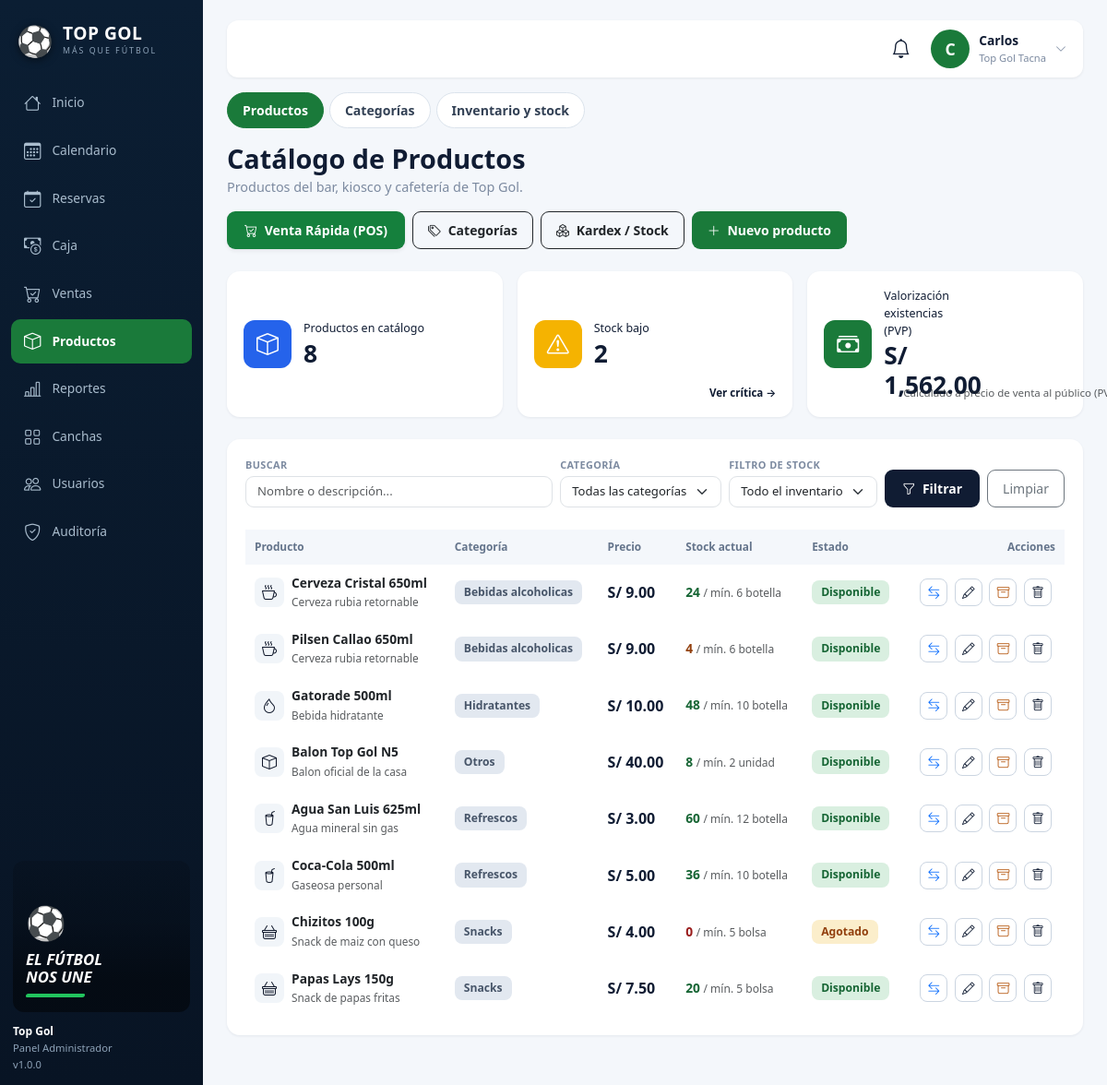
The app's page /admin/productos (signed in) with its own data.
### tables this page shows
CREATE TABLE IF NOT EXISTS `productos` (
  `id`           INT NOT NULL AUTO_INCREMENT,
  `nombre`       VARCHAR(100) NOT NULL,
  `descripcion`  VARCHAR(255) DEFAULT NULL,
  `categoria`    ENUM('refrescos','bebidas_alcoholicas','snacks','hidratantes','otros') NOT NULL DEFAULT 'otros',
  `categoria_id` INT UNSIGNED NULL,
  `precio`       DECIMAL(10,2) NOT NULL,
  `stock`        INT NOT NULL DEFAULT 0,
  `stock_minimo` INT NOT NULL DEFAULT 5,
  `unidad`       VARCHAR(20) NOT NULL DEFAULT 'unidad',
  `estado`       ENUM('disponible','agotado','descontinuado') NOT NULL DEFAULT 'disponible',
  `created_at`   TIMESTAMP NOT NULL DEFAULT CURRENT_TIMESTAMP,
  `updated_at`   TIMESTAMP NOT NULL DEFAULT CURRENT_TIMESTAMP ON UPDATE CURRENT_TIMESTAMP,
  PRIMARY KEY (`id`),
  KEY `idx_producto_categoria` (`categoria`),
  KEY `idx_producto_estado`    (`estado`),
  CONSTRAINT `fk_productos_categoria` FOREIGN KEY (`categoria_id`) REFERENCES `categorias` (`id`) ON DELETE RESTRICT ON UPDATE CASCADE
);

CREATE TABLE IF NOT EXISTS `categorias` (
  `id`          INT UNSIGNED AUTO_INCREMENT PRIMARY KEY,
  `nombre`      VARCHAR(60) NOT NULL,
  `slug`        VARCHAR(60) NOT NULL UNIQUE,
  `descripcion` VARCHAR(255) NULL,
  `icono`       VARCHAR(30) NOT NULL DEFAULT 'bi-box',
  `activo`      TINYINT(1) NOT NULL DEFAULT 1,
  `created_at`  DATETIME NOT NULL DEFAULT CURRENT_TIMESTAMP,
  `updated_at`  DATETIME NOT NULL DEFAULT CURRENT_TIMESTAMP ON UPDATE CURRENT_TIMESTAMP
);

### app/Views/productos/index.php (the view, shortened to what the rows shown need)
<?php
$busqueda = $busqueda ?? '';
$estCls = static fn(string $e): string => match ($e) {
    'disponible' => 'ok', 'agotado' => 'warn', 'descontinuado' => 'fin', default => 'fin',
};
?>
<?php require VIEWS_PATH . DIRECTORY_SEPARATOR . 'layout' . DIRECTORY_SEPARATOR . 'admin_top.php'; ?>
<div class="d-flex align-items-start justify-content-between gap-3 flex-wrap mb-4">
    <div>
        <h1 class="adm-h1">Catálogo de Productos</h1>
        <p class="adm-sub">Productos del bar, kiosco y cafetería de Top Gol.</p>
    </div>
    <div class="d-flex gap-2 flex-wrap">
        <a href="<?= url('/admin/ventas/pos') ?>" class="btn btn-sm fw-bold shadow-sm" style="background:#15803d;color:#fff;border-radius:9px;padding:9px 18px;">
            <i class="bi bi-cart-check me-1"></i> Venta Rápida (POS)
        </a>
        <a href="<?= url('/admin/categorias') ?>" class="btn btn-sm btn-outline-dark fw-bold" style="border-radius:9px;padding:9px 16px;">
            <i class="bi bi-tags me-1"></i> Categorías
        </a>
        <a href="<?= url('/admin/inventario') ?>" class="btn btn-sm btn-outline-dark fw-bold" style="border-radius:9px;padding:9px 16px;">
            <i class="bi bi-boxes me-1"></i> Kardex / Stock
        </a>
        <a href="<?= url('/admin/productos/crear') ?>" class="btn btn-sm fw-bold" style="background:#1a7a3a;color:#fff;border-radius:9px;padding:9px 16px;">
            <i class="bi bi-plus-lg me-1"></i> Nuevo producto
        </a>
    </div>
</div>
<div class="row g-3 mb-4">
    <div class="col-md-4">
        <div class="kpi">
            <span class="kpi-ico b"><i class="bi bi-box"></i></span>
            <div><small class="lbl">Productos en catálogo</small><div class="val"><?= count($productos) ?></div></div>
        </div>
    </div>
    <div class="col-md-4">
        <div class="kpi">
            <span class="kpi-ico y"><i class="bi bi-exclamation-triangle"></i></span>
            <div><small class="lbl">Stock bajo</small><div class="val"><?= (int)($stockBajo ?? 0) ?></div></div>
            <div class="foot"><a href="<?= url('/admin/productos?filtro=stock_bajo') ?>">Ver crítica →</a></div>
        </div>
    </div>
    <div class="col-md-4">
        <div class="kpi">
            <span class="kpi-ico g"><i class="bi bi-cash-stack"></i></span>
            <div><small class="lbl">Valorización existencias (PVP)</small><div class="val">S/ <?= number_format((float)($valorizacion ?? 0), 2) ?></div></div>
            <div class="foot text-muted" style="font-size:.72rem;">Calculado a precio de venta al público (PVP)</div>
        </div>
    </div>
</div>
<div class="panel-2 mb-4">
    <form action="<?= url('/admin/productos') ?>" method="GET" class="f-bar">
        <div class="fld" style="flex:1;min-width:180px;">
            <label for="pq">Buscar</label>
            <input type="text" class="form-control" id="pq" name="q" value="<?= htmlspecialchars($busqueda) ?>" placeholder="Nombre o descripción...">
        </div>
        <div class="fld">
            <label for="pcat">Categoría</label>
            <select class="form-select" id="pcat" name="categoria">
                <option value="">Todas las categorías</option>
            </select>
        </div>
        <div class="fld">
            <label for="pfiltro">Filtro de stock</label>
            <select class="form-select" id="pfiltro" name="filtro">
                <option value="">Todo el inventario</option>
            </select>
        </div>
        <button type="submit" class="btn btn-sm fw-bold" style="background:#101c33;color:#fff;border-radius:9px;padding:9px 18px;">
            <i class="bi bi-funnel me-1"></i> Filtrar
        </button>
        <a href="<?= url('/admin/productos') ?>" class="btn btn-sm btn-outline-secondary" style="border-radius:9px;padding:9px 16px;">Limpiar</a>
    </form>
    <br>
    <div class="table-responsive">
        <table class="tbl align-middle">
            <thead>
                <tr>
                    <th>Producto</th>
                    <th>Categoría</th>
                    <th>Precio</th>
                    <th>Stock actual</th>
                    <th>Estado</th>
                    <th class="text-end" style="min-width:140px;">Acciones</th>
                </tr>
            </thead>
            <tbody>
                <?php if (empty($productos)): ?>
                    <tr><td colspan="6" class="text-center text-muted py-4">No hay productos con los filtros seleccionados.</td></tr>
                <?php else: ?>
                    <?php foreach ($productos as $p): ?>
                        <?php
                            $stock = (int)$p['stock'];
                            $min = (int)$p['stock_minimo'];
                            $stockCls = $stock <= 0 ? 'stock-cero' : ($stock <= $min ? 'stock-bajo' : 'stock-ok');
                            $ico = $p['categoria_icono'] ?: 'bi-box';
                        ?>
                        <tr>
                            <td>
                                <div class="d-flex align-items-center gap-2">
                                    <div style="width:32px;height:32px;border-radius:8px;background:#f1f5f9;color:#0f172a;display:flex;align-items:center;justify-content:center;font-size:1rem;">
                                        <i class="bi <?= htmlspecialchars($ico) ?>"></i>
                                    </div>
                                    <div>
                                        <div class="fw-bold text-dark"><?= htmlspecialchars($p['nombre']) ?></div>
                                        <?php if (!empty($p['descripcion'])): ?>
                                            <small class="text-muted" style="font-size:.74rem;"><?= htmlspecialchars($p['descripcion']) ?></small>
                                        <?php endif; ?>
                                    </div>
                                </div>
                            </td>
                            <td>
                                <span class="pill fin"><?= htmlspecialchars($p['categoria_nombre'] ?? ucfirst((string)$p['categoria'])) ?></span>
                            </td>
                            <td class="fw-bold fs-6">S/ <?= number_format((float)$p['precio'], 2) ?></td>
                            <td>
                                <span class="<?= $stockCls ?>"><?= $stock ?></span>
                                <small class="text-muted">/ mín. <?= $min ?> <?= htmlspecialchars($p['unidad']) ?></small>
                            </td>
                            <td>
                                <span class="pill <?= $estCls($p['estado']) ?>">
                                    <?= ucfirst($p['estado']) ?>
                                </span>
                            </td>
                            <td class="text-end" style="white-space:nowrap;">
                                <button type="button" class="btn-mini btn-stock"
                                        data-id="<?= (int)$p['id'] ?>"
                                        data-nombre="<?= htmlspecialchars($p['nombre']) ?>"
                                        data-stock="<?= $stock ?>"
                                        title="Ajustar Stock (Ingreso / Salida)">
                                    <i class="bi bi-arrow-left-right text-primary"></i>
                                </button>
                                <a href="<?= url('/admin/productos/editar/' . $p['id']) ?>" class="btn-mini" title="Editar">
                                    <i class="bi bi-pencil"></i>
                                </a>
                                <?php if ($p['estado'] !== 'descontinuado'): ?>
                                    <form action="<?= url('/admin/productos/descontinuar/' . $p['id']) ?>" method="POST" class="d-inline"
                                          data-swal-title="¿Descontinuar producto?"
                                          data-swal-icon="warning"
                                          data-swal-color="#d97706"
                                          data-swal-confirm="¿Marcar &quot;<?= htmlspecialchars($p['nombre'], ENT_QUOTES) ?>&quot; como descontinuado?"
                                          data-swal-btn="Sí, descontinuar">
                                        <button type="submit" class="btn-mini" title="Descontinuar (ocultar de venta)">
                                            <i class="bi bi-archive text-warning"></i>
                                        </button>
                                    </form>
                                <?php endif; ?>
                                <form action="<?= url('/admin/productos/eliminar/' . $p['id']) ?>" method="POST" class="d-inline"
                                      data-swal-title="¿Eliminar producto?"
                                      data-swal-confirm="¿Intentar eliminar &quot;<?= htmlspecialchars($p['nombre'], ENT_QUOTES) ?>&quot; del catálogo?"
                                      data-swal-btn="Sí, eliminar">
                                    <button type="submit" class="btn-mini bad" title="Eliminar">
                                        <i class="bi bi-trash"></i>
                                    </button>
                                </form>
                            </td>
                        </tr>
                    <?php endforeach; ?>
                <?php endif; ?>
            </tbody>
        </table>
    </div>
</div>
<?php require VIEWS_PATH . DIRECTORY_SEPARATOR . 'layout' . DIRECTORY_SEPARATOR . 'admin_bottom.php'; ?>

### app/Core/Router.php (shortened to what the rows shown need)
<?php
class Router {
    private array $rutas = [
        'GET'  => [],
        'POST' => []
    ];
    private function registrar(string $metodo, string $ruta, string $accion, array $middlewares): void {
        $rutaNormalizada = '/' . trim($ruta, '/');
        preg_match_all('/\{([a-zA-Z0-9_]+)\}/', $rutaNormalizada, $matches);
        $nombresParametros = $matches[1] ?? [];
        $regex = preg_replace('/\{[a-zA-Z0-9_]+\}/', '([^/]+)', $rutaNormalizada);
        $regexFinal = '#^' . $regex . '$#';
        $this->rutas[$metodo][] = [
            'ruta'        => $rutaNormalizada,
            'regex'       => $regexFinal,
            'accion'      => $accion,
            'params'      => $nombresParametros,
            'middlewares' => $middlewares
        ];
    }
    public function dispatch(): void {
        $metodo = $_SERVER['REQUEST_METHOD'] ?? 'GET';
        $uri = $this->obtenerRutaActual();
        foreach ($this->rutas[$metodo] as $rutaInfo) {
            if (preg_match($rutaInfo['regex'], $uri, $matches)) {
                array_shift($matches);
                $this->ejecutarAccion($rutaInfo['accion'], $matches);
                return;
            }
        }
    }
    private function obtenerRutaActual(): string {
        if (!empty($_GET['url']) && $_GET['url'] !== 'index.php') {
            $uri = '/' . trim((string)$_GET['url'], '/');
            $uri = preg_replace('#^/public(/|$)#', '$1', $uri);
            $uri = '/' . trim($uri, '/');
            return $uri === '//' ? '/' : $uri;
        }
        $requestUri = $_SERVER['REQUEST_URI'] ?? '/';
        $requestUri = preg_replace('#^/public(/|$)#', '$1', $requestUri);
        $requestUri = preg_replace('#^/index\.php(/|$)#', '$1', $requestUri);
        $uri = '/' . trim($requestUri, '/');
        return $uri === '//' ? '/' : $uri;
    }
    private function ejecutarAccion(string $accion, array $params): void {
        [$controladorNombre, $metodo] = explode('@', $accion);
        $controlador = new $claseCompleta();
        call_user_func_array([$controlador, $metodo], $params);
    }
}

### records on screen
productos: nombre "Cerveza Cristal 650ml", descripcion "Cerveza rubia retornable", categoria.nombre "Bebidas alcoholicas", precio "9.00", stock "24", stock_minimo "6", unidad "botella", estado "Disponible"
productos: nombre "Pilsen Callao 650ml", descripcion "Cerveza rubia retornable", categoria.nombre "Bebidas alcoholicas", precio "9.00", stock "4", stock_minimo "6", unidad "botella", estado "Disponible"
productos: nombre "Gatorade 500ml", descripcion "Bebida hidratante", categoria.nombre "Hidratantes", precio "10.00", stock "48", stock_minimo "10", unidad "botella", estado "Disponible"
productos: nombre "Balon Top Gol N5", descripcion "Balon oficial de la casa", categoria.nombre "Otros", precio "40.00", stock "8", stock_minimo "2", unidad "unidad", estado "Disponible"
productos: nombre "Agua San Luis 625ml", descripcion "Agua mineral sin gas", categoria.nombre "Refrescos", precio "3.00", stock "60", stock_minimo "12", unidad "botella", estado "Disponible"
productos: nombre "Coca-Cola 500ml", descripcion "Gaseosa personal", categoria.nombre "Refrescos", precio "5.00", stock "36", stock_minimo "10", unidad "botella", estado "Disponible"
productos: nombre "Chizitos 100g", descripcion "Snack de maiz con queso", categoria.nombre "Snacks", precio "4.00", stock "0", stock_minimo "5", unidad "bolsa", estado "Agotado"
productos: nombre "Papas Lays 150g", descripcion "Snack de papas fritas", categoria.nombre "Snacks", precio "7.50", stock "20", stock_minimo "5", unidad "bolsa", estado "Disponible"

### other values on screen
$itemNav['label'] "Inicio"
$itemNav['label'] "Calendario"
$itemNav['label'] "Reservas"
$itemNav['label'] "Caja"
$itemNav['label'] "Ventas"
$itemNav['label'] "Productos"
$itemNav['label'] "Reportes"
$itemNav['label'] "Canchas"
$itemNav['label'] "Usuarios"
$itemNav['label'] "Auditoría"
$tabNav['label'] "Productos"
$tabNav['label'] "Categorías"
$tabNav['label'] "Inventario y stock"
count($productos) "8"
